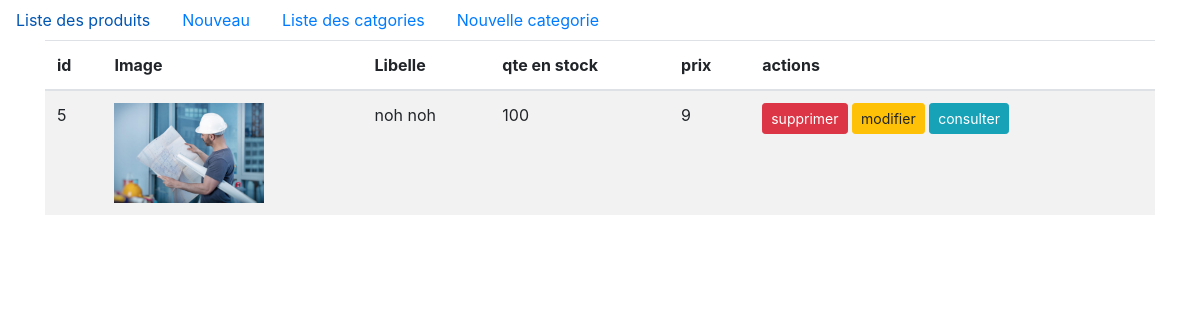
The page /s_revision_crud/produits/index.php on the database its author committed.
### tables this page shows
CREATE TABLE `produit` (
  `id` int(11) NOT NULL,
  `libelle` varchar(100) NOT NULL,
  `prix` float DEFAULT NULL,
  `qtestock` float DEFAULT NULL,
  `chemin` varchar(300) DEFAULT 'images/icon.png',
  `categorie_id` int(11) NOT NULL
);

### s_revision_crud/model.php (called while the page is built, shortened)
<?php
 function connecter_db(){
  $link= mysqli_connect("localhost","root","","db2020revision")
   or die("Erreur de connexion a la base de donnees ");
   return $link;
 }
function all($table="produit"){
    $link=connecter_db();
    $requete="select * from $table" ;
 $resultat=   mysqli_query($link,$requete) or die("Erreur de selection des $table(s) ".mysqli_error($link));
return $resultat;
}

### s_revision_crud/produits/index.php (the view, shortened to what this page needs)
<?php
$resultat=all();
?>
<!DOCTYPE html>
<html lang="en">
<head>
    <link rel="stylesheet" href="https://stackpath.bootstrapcdn.com/bootstrap/4.4.1/css/bootstrap.min.css">
</head>
<body>
<?php include("../menu.php");?>
<div class="container">
    <table class="table table-striped">
        <thead>
        <tr>
        <th>id</th>
        <th>Image</th>
        <th>Libelle</th>
        <th>qte en stock</th>
        <th>prix</th>
        <th>actions</th>
        </tr>
        </thead>
        <tbody>
<?php while($ligne=mysqli_fetch_assoc($resultat)) {?>
        <tr>
       <td><?=$ligne['id']?></td>
       <td><img src="<?=$ligne['chemin']?>" width="150"></td>
       <td><?=$ligne['libelle']?></td>
       <td><?=$ligne['prix']?></td>
       <td><?=$ligne['qtestock']?></td>
       <td><a onclick="return confirm('supprimer?')" href="delete.php?id=<?=$ligne['id']?>" class="btn btn-danger btn-sm">supprimer</a>
       <a href="edit.php?id=<?=$ligne['id']?>" class="btn btn-warning btn-sm">modifier</a>
       <a href="show.php?id=<?=$ligne['id']?>" class="btn btn-info btn-sm">consulter</a></td>
        </tr>
<?php } ?>
        </tbody>
    </table>
</div>
</body>
</html>

### rows shown on the page
produit: id "5", chemin (picture), libelle "noh noh", prix "100", qtestock "9"
